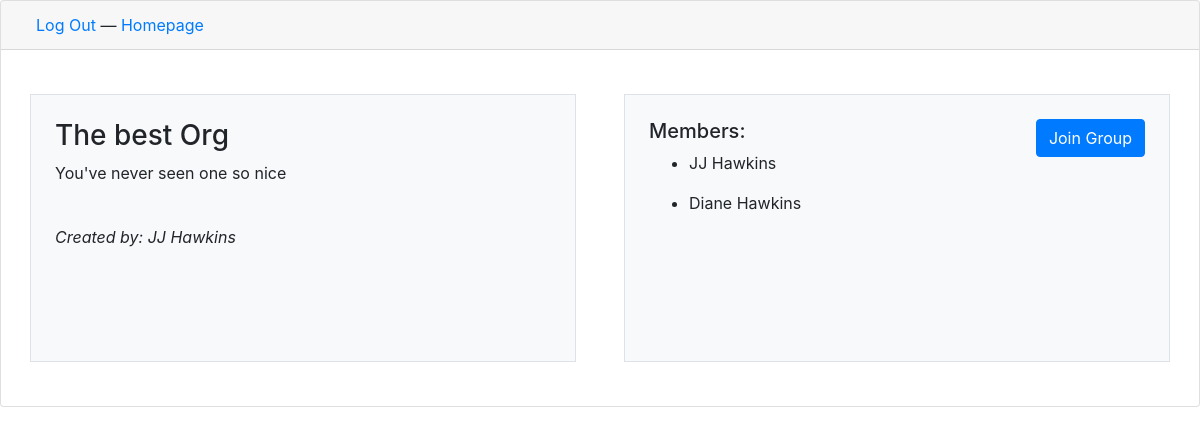
/org/3 (signed in), run on the app's committed database.
### main_app/models.py (models this page shows)
class Organization(models.Model):
    name = models.CharField(max_length=255)
    description = models.TextField()
    created_at = models.DateTimeField(auto_now_add = True)
    updated_at = models.DateTimeField(auto_now = True)
    uploaded_by = models.ForeignKey(User, related_name="organization_uploaded", on_delete = models.CASCADE)
    joined_by = models.ManyToManyField(User, related_name="joined_organizations")
    objects = OrganizationManager()

class User(models.Model):
    first_name = models.CharField(max_length=255)
    last_name = models.CharField(max_length=255)
    email = models.CharField(max_length=255)
    password = models.CharField(max_length=255)
    created_at = models.DateTimeField(auto_now_add = True)
    updated_at = models.DateTimeField(auto_now = True)
    objects = UserManager()

### main_app/views.py (the view)
# urls.py: path('org/<int:org_id>', views.org_info),
def org_info(request, org_id):
    context = {
        "user": User.objects.get(id=request.session['user_id']),
        "org": Organization.objects.get(id=org_id),
    }
    return render (request, 'org_info.html', context)

### main_app/templates/org_info.html (shortened to what this page needs)
<!DOCTYPE html>
<html lang="en">
<head>
    <link rel="stylesheet" href="https://stackpath.bootstrapcdn.com/bootstrap/4.3.1/css/bootstrap.min.css">
</head>
<body>
    <div class="card">
        <div class="card-header">
            <div class="col float-right">
                <a href="/logout">Log Out</a> &mdash;
                <a href="/homepage">Homepage</a>
            </div>
        </div>
        <div class="row card-body">
            <div class="col p-4 bg-light m-4 border">
                    <h3>{{ org.name }}</h3>
                    <p>{{ org.description }}</p>
                    <br>
                    {% if user == org.uploaded_by %}
                        <p class="font-italic">Created by: You!</p>
                    {% else %}
                        <p class="font-italic">Created by: {{ org.uploaded_by.first_name }} {{ org.uploaded_by.last_name }}</p>
                    {% endif %}
                    <br>
                    <br>
                    <br>
            </div>
            <div class="col p-4 bg-light m-4 border">
                {% if user not in org.joined_by.all %}
                    <a href="/org/{{ org.id }}/join" type="button" class="btn btn-primary float-right">Join Group</a>
                {% else %}
                    <a href="/org/{{ org.id }}/leave" type="button" class="btn btn-primary float-right">Leave Group</a>
                {% endif %}
                <h5>Members:</h5>
                {% for members in org.joined_by.all %}
                    <ul>
                        <li>{{ members.first_name }} {{ members.last_name }}</li>
                    </ul>
                {% endfor %}
            </div>
        </div>
    </div>
</body>
</html>

### data on the page
Organization: name "The best Org", description "You've never seen one so nice", uploaded_by.first_name "JJ", uploaded_by.last_name "Hawkins"
User: first_name "JJ", last_name "Hawkins"
User: first_name "Diane", last_name "Hawkins"
